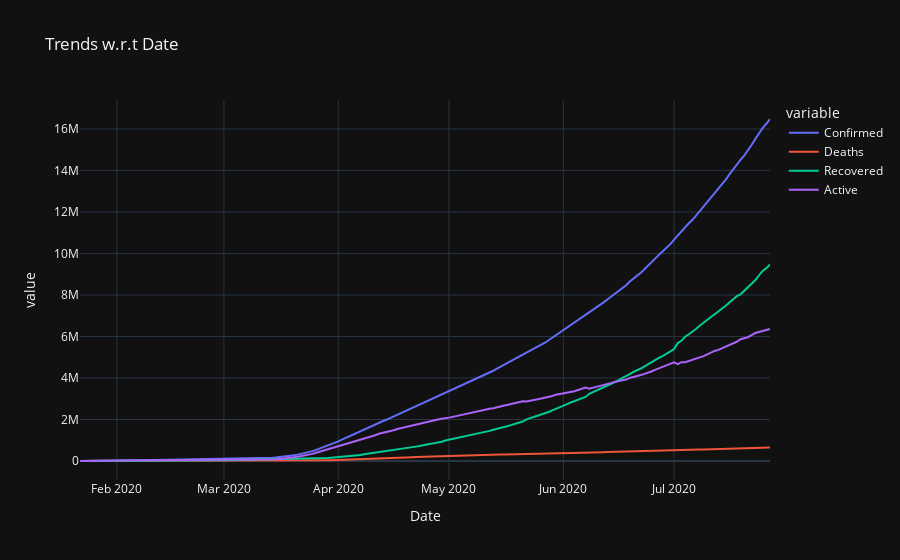

Notebook code cell kept with this figure:
### Code cell
px.line(day_data, x='Date', y=['Confirmed', 'Deaths', 'Recovered', 'Active'], title='Trends w.r.t Date', template='plotly_dark')

### Figure 1 — Plotly figure (JSON) as saved in the notebook; plotly's stock layout.template omitted (floating-point values rounded to 4 significant figures; data arrays with more than 128 entries replaced by an {"elided": "..."} marker saying what was removed)
{"data": [{"hovertemplate": "variable=Confirmed<br>Date=%{x}<br>value=%{y}<extra></extra>", "legendgroup": "Confirmed", "line": {"color": "#636efa", "dash": "solid"}, "marker": {"symbol": "circle"}, "mode": "lines", "name": "Confirmed", "orientation": "v", "showlegend": true, "type": "scatter", "x": {"elided": "188 str values"}, "xaxis": "x", "y": {"elided": "188 int values"}, "yaxis": "y"}, {"hovertemplate": "variable=Deaths<br>Date=%{x}<br>value=%{y}<extra></extra>", "legendgroup": "Deaths", "line": {"color": "#EF553B", "dash": "solid"}, "marker": {"symbol": "circle"}, "mode": "lines", "name": "Deaths", "orientation": "v", "showlegend": true, "type": "scatter", "x": {"elided": "188 str values"}, "xaxis": "x", "y": {"elided": "188 int values"}, "yaxis": "y"}, {"hovertemplate": "variable=Recovered<br>Date=%{x}<br>value=%{y}<extra></extra>", "legendgroup": "Recovered", "line": {"color": "#00cc96", "dash": "solid"}, "marker": {"symbol": "circle"}, "mode": "lines", "name": "Recovered", "orientation": "v", "showlegend": true, "type": "scatter", "x": {"elided": "188 str values"}, "xaxis": "x", "y": {"elided": "188 int values"}, "yaxis": "y"}, {"hovertemplate": "variable=Active<br>Date=%{x}<br>value=%{y}<extra></extra>", "legendgroup": "Active", "line": {"color": "#ab63fa", "dash": "solid"}, "marker": {"symbol": "circle"}, "mode": "lines", "name": "Active", "orientation": "v", "showlegend": true, "type": "scatter", "x": {"elided": "188 str values"}, "xaxis": "x", "y": {"elided": "188 int values"}, "yaxis": "y"}], "layout": {"legend": {"title": {"text": "variable"}, "tracegroupgap": 0}, "title": {"text": "Trends w.r.t Date"}, "xaxis": {"anchor": "y", "domain": [0, 1], "title": {"text": "Date"}}, "yaxis": {"anchor": "x", "domain": [0, 1], "title": {"text": "value"}}}}
